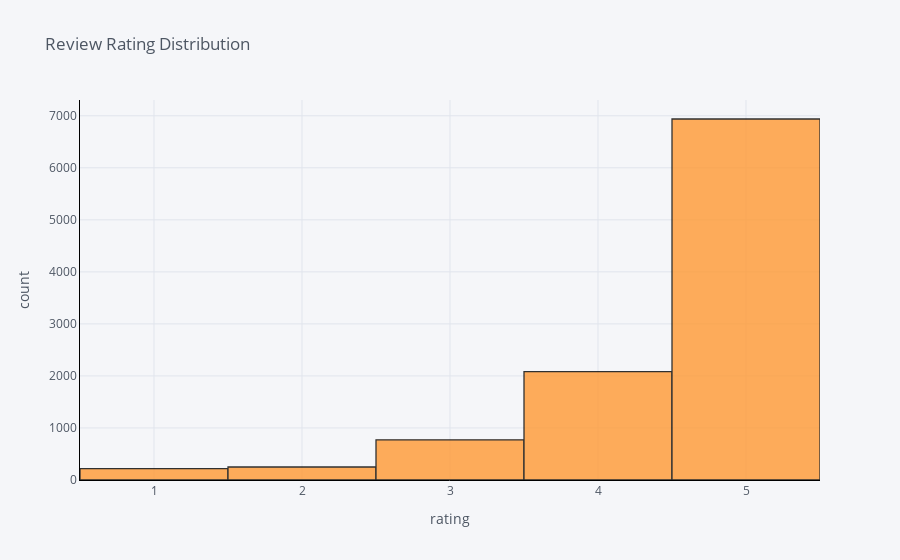

The code cell stored with this chart in its notebook:
### Code cell
process_reviews['overall'].iplot(
    kind='hist',
    xTitle='rating',
    linecolor='black',
    yTitle='count',
    title='Review Rating Distribution')

### Figure 1 — Plotly figure (JSON) as saved in the notebook; plotly's stock layout.template omitted (floating-point values rounded to 4 significant figures; data arrays with more than 128 entries replaced by an {"elided": "..."} marker saying what was removed)
{"data": [{"histfunc": "count", "histnorm": "", "marker": {"color": "rgba(255, 153, 51, 1.0)", "line": {"color": "#000000", "width": 1.3}}, "name": "overall", "opacity": 0.8, "orientation": "v", "type": "histogram", "x": {"elided": "10261 int values"}}], "layout": {"autosize": true, "barmode": "overlay", "legend": {"bgcolor": "#F5F6F9", "font": {"color": "#4D5663"}}, "paper_bgcolor": "#F5F6F9", "plot_bgcolor": "#F5F6F9", "title": {"font": {"color": "#4D5663"}, "text": "Review Rating Distribution"}, "xaxis": {"autorange": true, "gridcolor": "#E1E5ED", "linecolor": "black", "range": [0.5, 5.5], "showgrid": true, "tickfont": {"color": "#4D5663"}, "title": {"font": {"color": "#4D5663"}, "text": "rating"}, "type": "linear", "zerolinecolor": "#E1E5ED"}, "yaxis": {"autorange": true, "gridcolor": "#E1E5ED", "linecolor": "black", "range": [0, 7303.0], "showgrid": true, "tickfont": {"color": "#4D5663"}, "title": {"font": {"color": "#4D5663"}, "text": "count"}, "zerolinecolor": "#E1E5ED"}}}
